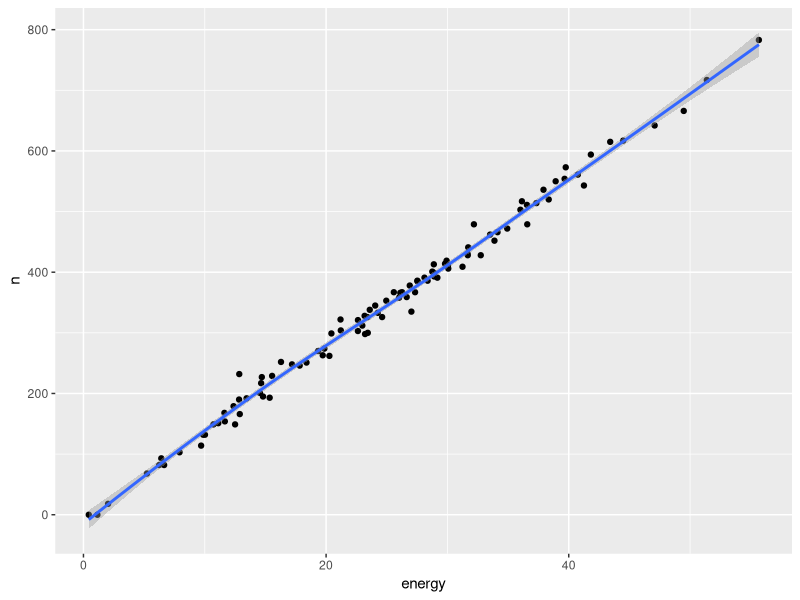
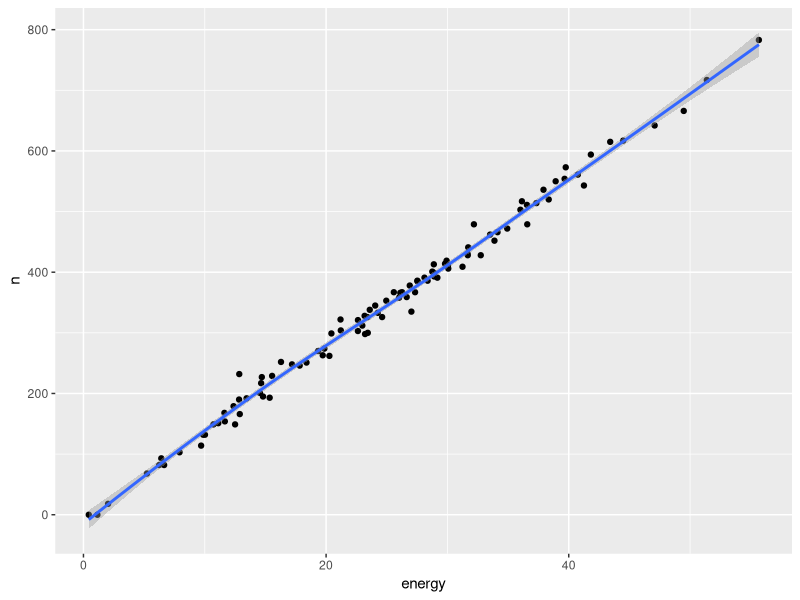
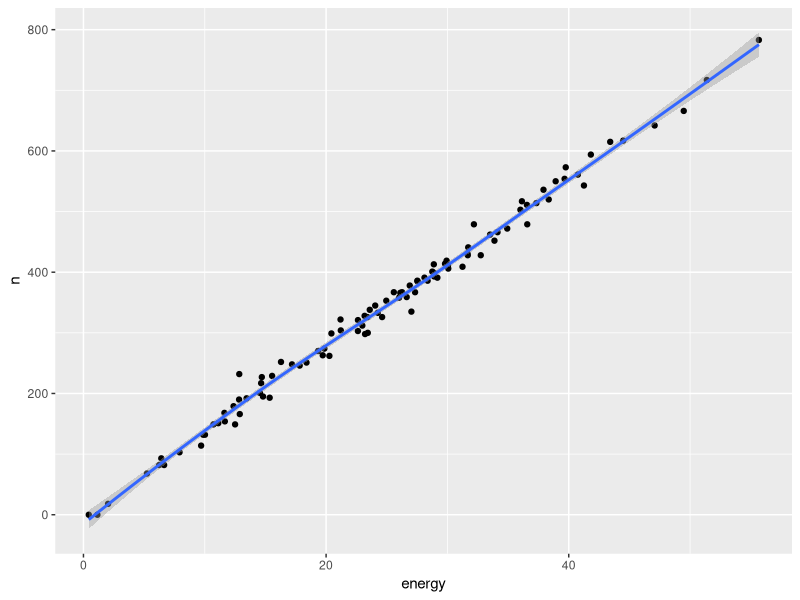
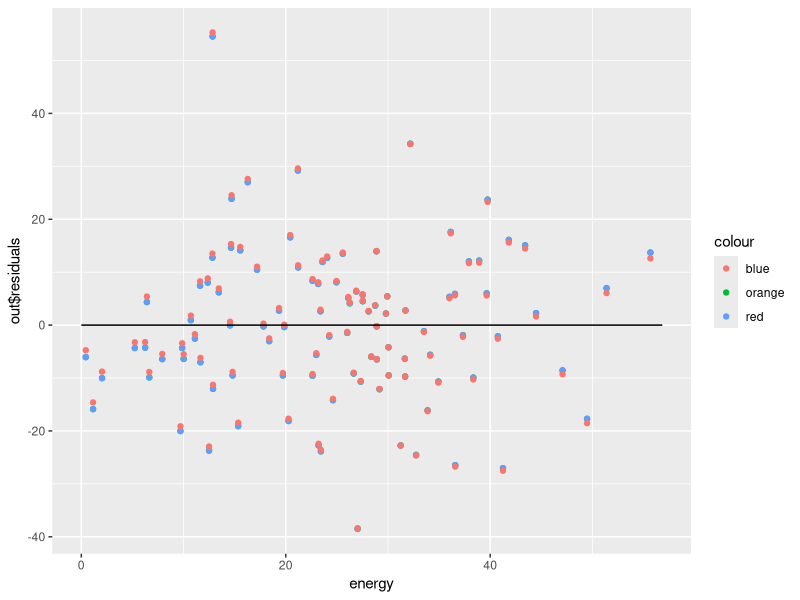

Write the R code that produced these figures, in order.
## ---- chunk 1
require(sampling)
require(survey)
require(dplyr)
require(ggplot2)
## ---- chunk 2
set.seed(11)
coffees <- round(rpois(1000,350)+rnorm(100,0,sd=150))
coffees[coffees<0] <- 0
# and energy use
energy <- 0.072*coffees+rnorm(n=1000,mean=0,sd=1)
energy[energy<0] <- 0
coffeedata <- as.data.frame(cbind(coffees,energy))
names(coffeedata) <- c("n","energy")
## ---- chunk 3
set.seed(11)
coffeedata$srs <- srswor(100,nrow(coffeedata))
coffee <- subset(coffeedata, srs==1)

coffee$fpc <- 1000
srsdesign <-svydesign(ids=~1,fpc=~fpc,data=coffee)

svymean(~n, design=srsdesign) # se =15.415)
# or estimate the confidence interval directly
confint(svymean(~n, design=srsdesign)) #[312.237;372.663]
## ---- chunk 4
ggplot(coffee,aes(y=n, x=energy))+
         geom_point()+
         geom_smooth()
## ---- chunk 5
#answer: looks great!
## ---- chunk 6
# estimate the ratio betwen energy/n
ratio <- svyratio(~n,~energy, design=srsdesign)
# what is this ratio?
print(ratio) # with 1 KwH of energy, 13.81 coffees are made on average
## ---- chunk 7
# With the ratio0-estimator we will predict for every case in our population, 
# based on a covariate x (energy) what the value of the dependent variable y (n) is.

# I am creating a new predicted population for this, 
# where I delete the values for all cases that I did not sample
predictedpop <-coffeedata
predictedpop$n[predictedpop$srs!=1] <- NA
## ---- chunk 8
# We here now use the predict value, which takes the output of a regression model (below: "ratio")
# and then we multiply these coefficients with the values of our covariate (energy) 
# to estimate the mean on y (n coffees)
# the "total" command is used in the predict() function to predict a new variable
predict(ratio, total=mean(predictedpop$energy))
# we can also manually get to this mean by taking the ratio * mean(x), but the predict 
# function is made for this, so we will use that from here
ratio[[1]] * mean(coffeedata$energy)

## ---- chunk 9
# answer: and the standard error = only 1.35, 
# see below, compared to # se =15.4 with an SRS!
## ---- chunk 10
# bias in ratio-estimator
bias <- predict(ratio, total=mean(predictedpop$energy))[[1]] -mean(coffeedata$n) 
print(bias) # bias in the ratio estimator = -2. So there is some bias in the ratio estimator

#and the  MSE for the  ratio estimator:
bias^2 + predict(ratio, total=mean(predictedpop$energy))[[2]]

# MSE is largely caused by bias in the ratio estimator, but still smaller than with an SRS

# comparison with earlier SRS
# mean(coffee$n)-mean(coffeedata$n) # -.91
# MSE srs:
-.916^2 + 15.415 # no bias, but large variance (se)

## ---- chunk 11
 # why?
summary(glm(n~energy, data=coffee))
## ---- chunk 12
# there is bias in the ratio estimator because the intercept is not 0!
# you could have spotted this if you had zoomed in on the intercept in the scatterplot
 ggplot(coffee,aes(y=n, x=energy))+
         geom_point()+
         geom_smooth()
# the regression line should cross the origin at (0,0), but it does not
# even when a machine does not produce coffee, there is still some energy being used, 
# likely for being on standby
## ---- chunk 13
# We typically know the size of a cluster, both in terms of the # of people, and size of landmass
# At the same time: the size of a cluster is often related to all kinds of things you can count. Eg.:

# when you think of population size:
# demographic events, like the total # of newborns, marriages, deaths
# other events, like hospitalizations, crime, houses sold, etc.

# when you think of area size
# counts of plants, animals
# agricultural production.


# we can also estimate the total for the number of coffees drunk; this is simply the mean (and standard error) * 100
svytotal(~n, design=srsdesign) # se =15415
# or the confidence interval
confint(svytotal(~n, design=srsdesign)) #[312237;372663]
## ---- chunk 14
set.seed(11)
coffeedata$srs <- srswor(100,nrow(coffeedata))
coffee <- subset(coffeedata, srs==1)

# specify population size and survey design object
coffee$fpc <- 1000
srsdesign <-svydesign(ids=~1,fpc=~fpc,data=coffee)
 
svymean(~n, design=srsdesign) # se =15415
# or the confidence interval
confint(svymean(~n, design=srsdesign)) #[312237;372663]
## ---- chunk 15
#1. estimate the ratio
ratio <- svyratio(~n,~energy, design=srsdesign)
# what is this ratio?
print(ratio) # with 1 KwH 13.81 coffees are made on average

#2. create a new dataset, without n as dependent variable
predicted <-coffeedata
# I am deleting the true coffee here for the machines not in the survey
predicted$n[predicted$srs!=1] <- NA 

#3. below, we take the sum(energy-values * ratio estimator)
predict(ratio, total=mean(predicted$energy)) 

# and store the results as an object
meancoffeeratio <- predict(ratio, total=mean(predicted$energy))[[1]]
meancoffeeratio - mean(coffeedata$n) # -2.103, there seems to be a bit of bias. Again, machines that don't make coffee still use some energy
## ---- chunk 16
 ggplot(coffeedata[coffeedata$srs==1,],aes(y=n, x=energy))+
         geom_point()+
         geom_smooth()
## ---- chunk 17
# first we fit a regression model without an intercept (the 0 is therefore included)
# note we still tell R to estimate this model under the srs sampling design
out <- svyglm(n~ 0 + energy,design=srsdesign)
print(out$coefficients) # show the regression coefficient. (very similar to our ratio estimator)
# comparison
print(ratio)
# the reason for the small difference between the ratio and regression coefficient? 
# We have forced the regression line through the origin now! 
# but the difference really is tiny, 
# and we can probably live with the small bias in the ratio estimator.
## ---- chunk 18
# we will add a second column of predictions (coffee) to the new dataset 
# that multiplies the values on ' energy'  with the regression coefficent
predicted$predregr <- predict(out,newdata=predicted, total=mean(coffeedata$n))
mean(predicted$predregr) 
# or by hand
mean(coffeedata$energy)*out$coefficients

# difference with the ratio estimator:
mean(predicted$predregr) - meancoffeeratio #last object here was the mean using ratio-estimation
# there is a very small difference
## ---- chunk 19
# first we fit a normal lm function, all the rest is copied from the earlier regression model.
# note, we don't estimate an intercept!
out2 <- lm(n~ 0 + energy,data=coffee)
print(out2$coefficients) # same regression as with svyglm
# and we are again adding a new column to our data with the newly predicted values
predicted$predregr2 <- predict(out2,newdata=predicted, total=mean(coffeedata$n))
mean(predicted$predregr2) #341.49 = same

# the predict() function includes a handy way to calculate 
# standard errors following the "Delta"  method:

# here: Taylor series expansion (see also Fundamentals course), 
# that you can get by adding "se=T" and then ask for the residual
# the reason we need Taylor series is (like the Hurvitz Thompson estimator) 
# we are using *the individual* predicted values
predict(out2,newdata=predicted, total=mean(coffeedata$energy),se=T)$residual.scale
# se= 14.33, which is much larger than the ratio estimate

## ---- chunk 20
#The regression and ratio estimators do get to slightly different results for the population mean, but the standard error is very different: 
#ratio:       se= 1.35
#regression:  se= 14.33

# The regression-based estimator is more than 10 times as large (quite similar to se in SRS actually)
# WHY? (we will return to this in question 5)

## ---- chunk 21
out3 <- lm(n~energy,data=coffee) # left out the 0
print(out3$coefficients)
predicted$predregr3 <- predict(out3,newdata=predicted, total=mean(coffeedata$n))
mean(predicted$predregr3) #341.251
# or by hand
mean(coffeedata$energy)*out3$coefficients
# the mean is more or less the same as with the other estimator
predict(out3,newdata=predicted, total=mean(coffeedata$energy),se=T)$residual.scale
# standard error has actually increased slightly

# the models are about the same
## ---- chunk 22
# plot the residuals
ggplot(predicted, aes(x=energy))+
  geom_point(data=out, aes(y=out$residuals, colour="orange"))+ # ratio model
  geom_point(data=out2, aes(y=out2$residuals, colour="red"))+ # regression model with 0 intercept
  geom_point(data=out3, aes(y=out3$residuals, colour="blue"))+ # with an intercept
  geom_line(y=0) # this is the regression line
## ---- chunk 23
# the square root of the squared deviations from the regression line is about 14
## ---- chunk 24
coffeedata$age <- out3$residual/4  + 10
coffeedata$brand <- round((out$residual+rnorm(1000,mean=45,sd=8))/28)
coffeedata$brand[coffeedata$brand==4] <- 0
coffeedata$brand <- as.factor(coffeedata$brand)
levels(coffeedata$brand) <- c("maas","bravilor","nescafe","douwe egberts")

# selecting the sample: arrange by energy (lo:hi), take the last 100 observations (slice_tail) and delete the coffee variable
biasedsample <- coffeedata %>%
  arrange(energy)%>%
  slice_tail(n=100)%>%
  mutate(srs=NULL)
## ---- chunk 25
table(coffeedata$brand) 
mean(coffeedata$age) # 10 years old
mean(coffeedata$energy) #24.71 KwH energy use
## ---- chunk 26
out4 <- lm(n ~ energy+age+brand,data=biasedsample)
summary(out4)
# note that we now use multiple predictors 
predicted$predregr4 <- predict(out4,total=mean(coffeedata$n))

mean(predicted$predregr4) #342.7826
predict(out4,total=mean(coffeedata$n),se=T)$residual.scale
# the se becomes slightly smaller, the mean is about the same.
## ---- chunk 27
# we apparently were able to estimate the regression coefficient correctly for the population, even though
# we were using a biased sample

# Model-based estimation thus has very different assumptions:
# 1. your model needs to have good explanatory power (to get a precise estimator).
# 2. your model needs to be correctly specified (to avoid bias)
# 3. the model in your sample needs to work in the same way as it does in the population

# and for it to work, you need to have some information about the populations (means, proportions) 
# for the variables that you use as covariates in your model
